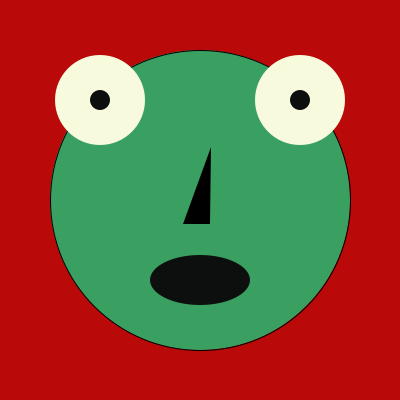
Frame 1 (no input)
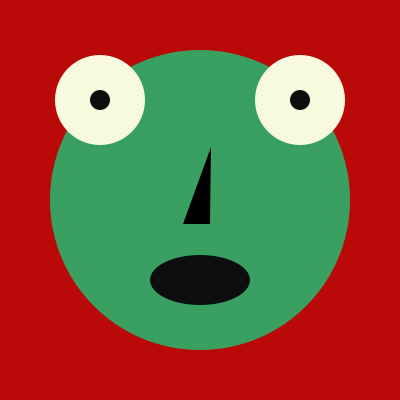
Frame 60 (the mouse pressed at the canvas centre just before this capture)
Frame 120 (the mouse held since frame 60 and released just before this capture): identical to frame 60, image omitted

The Processing sketch that drew these frames (run headless with seeded random() and noise(); from frame 60 on, the mouse is pressed at the canvas centre):

// Processing sketch: processing_168348
// ── processing_168348.pde

void setup(){
  size(400,400);
}

void draw(){
  
  background(#B90909);
  fill(58,160,98);
  
  //cuerpo
  ellipse(200,200,300,300);
  
  //ojos
  noStroke( );
  fill(#F8FADE);
  ellipse(100,100,90,90);
  ellipse(300,100,90,90);
  
  //iris
  noStroke( );
  fill(#0C0F0E);
  ellipse(100,100,20,20);
  ellipse(300,100,20,20);
  
  //boca
  ellipse(200,280,100,50);
  
  //nariz
  fill(0);
  triangle(183,224,210,224,211,147);
  triangle(569,224,598,224,587,153);
  
  
  
}
